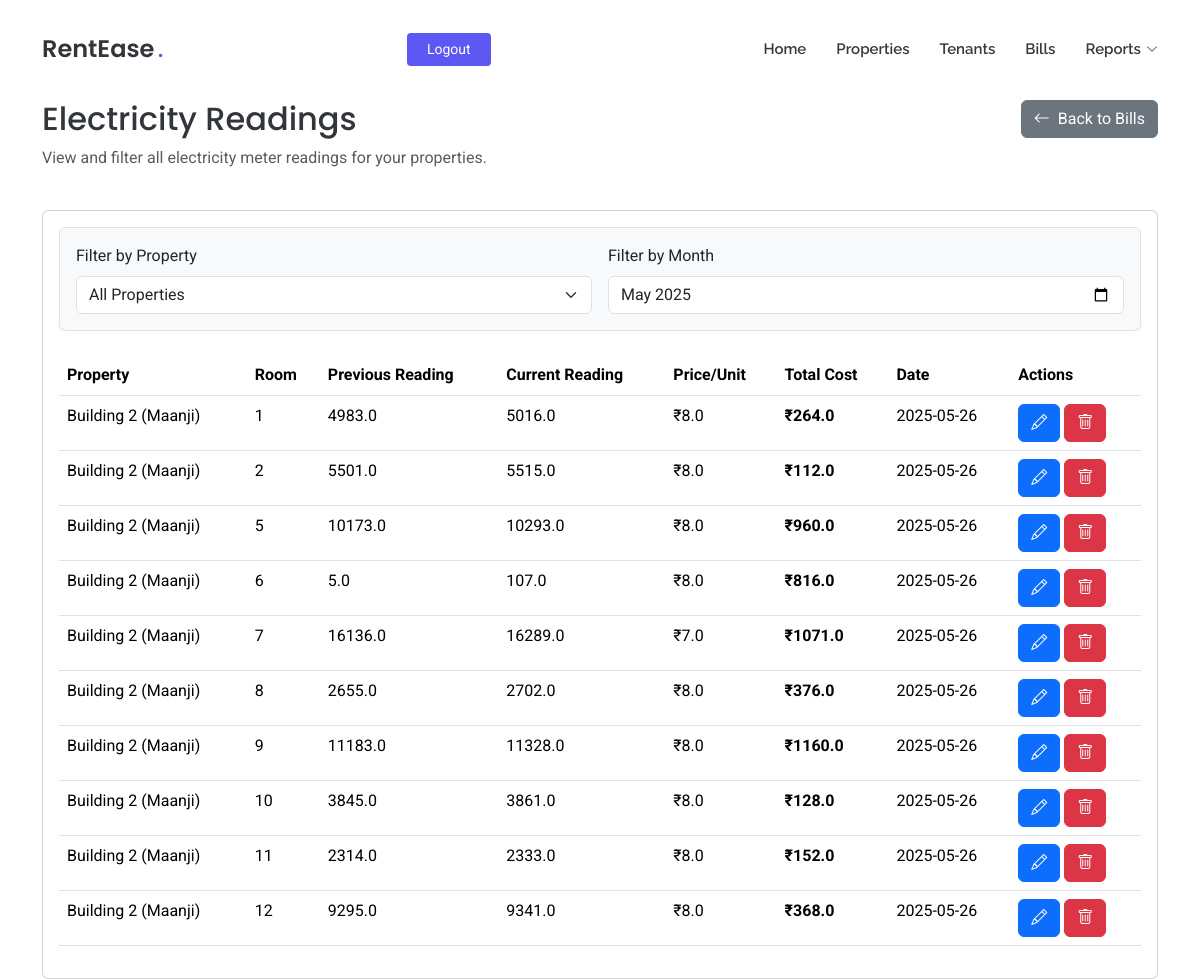
/electricity-readings (signed in), run on an earlier commit of the app's database.
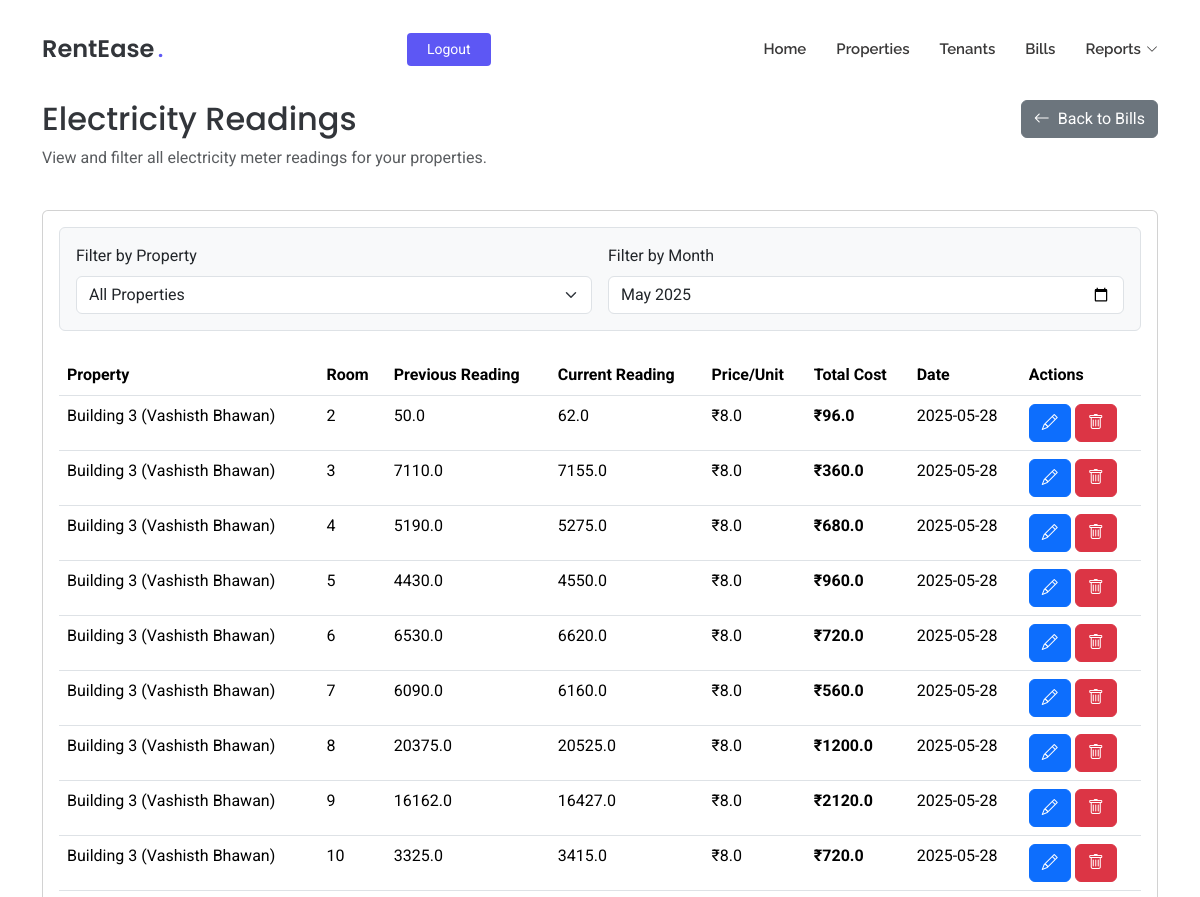
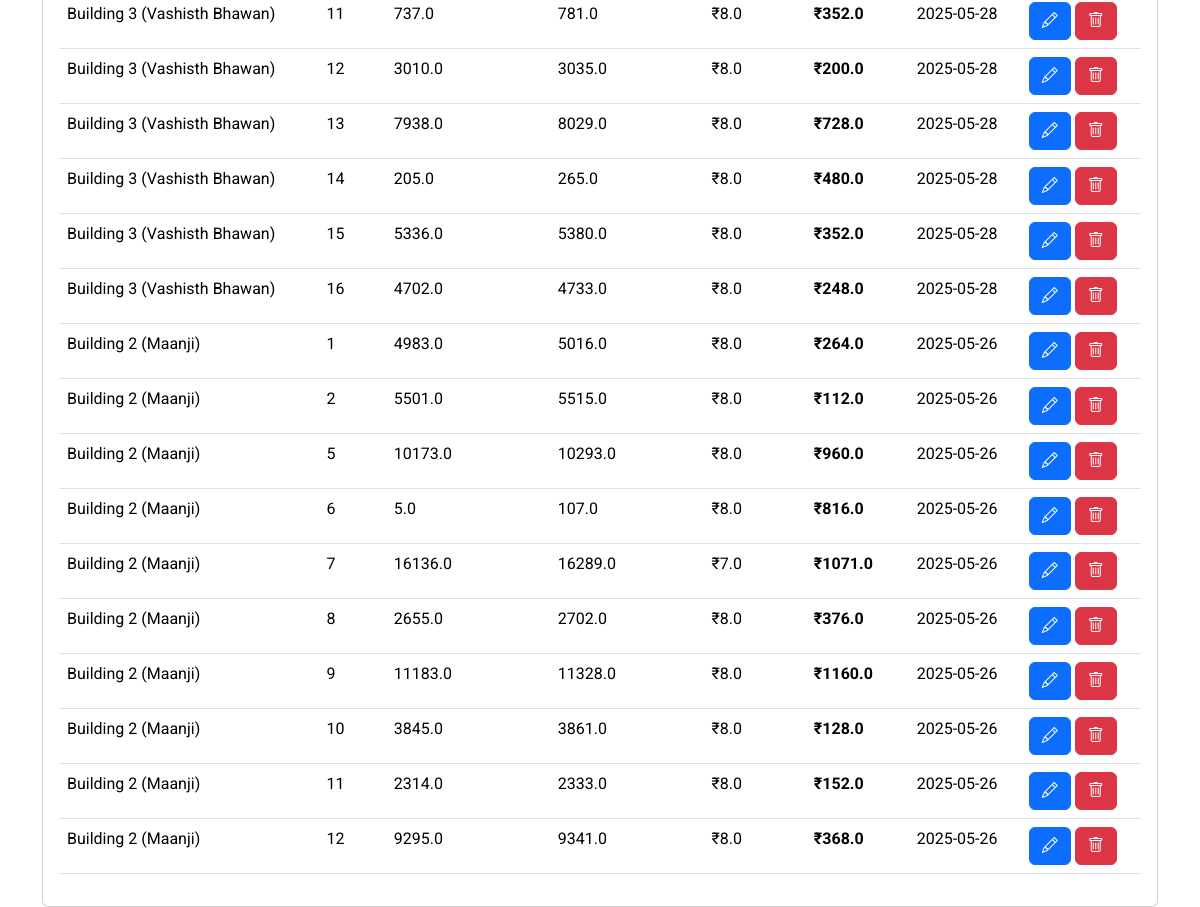
And on a later commit of the database (2 pictures, top to bottom).
### tables this page shows
CREATE TABLE electricity_readings (
        id INTEGER PRIMARY KEY AUTOINCREMENT,
        property_id INTEGER NOT NULL,
        room_id INTEGER NOT NULL,
        previous_reading REAL NOT NULL,
        current_reading REAL NOT NULL,
        price_per_unit REAL NOT NULL,
        total_cost REAL NOT NULL,
        reading_date DATE DEFAULT (DATE('now')),
        FOREIGN KEY (property_id) REFERENCES properties(id),
        FOREIGN KEY (room_id) REFERENCES rooms(id)
    );

CREATE TABLE properties
                 (id INTEGER PRIMARY KEY AUTOINCREMENT,
                  name TEXT NOT NULL,
                  address TEXT NOT NULL,
                  user_id INTEGER NOT NULL,
                  FOREIGN KEY (user_id) REFERENCES users (id));

CREATE TABLE rooms
                 (id INTEGER PRIMARY KEY AUTOINCREMENT,
                  property_id INTEGER NOT NULL,
                  room_config_id INTEGER NOT NULL,
                  room_number INTEGER NOT NULL, media_url TEXT, is_available BOOLEAN DEFAULT TRUE,
                  FOREIGN KEY (property_id) REFERENCES properties (id),
                  FOREIGN KEY (room_config_id) REFERENCES room_configurations (id));

### app/routes.py (the view)
@app.route('/electricity-readings')
def electricity_readings():
    if 'user_id' not in session:
        flash('Please login to access this page', 'warning')
        return redirect(url_for('login'))
    conn = get_db()
    c = conn.cursor()
    readings = c.execute('''
        SELECT er.id, p.name as property_name, r.room_number, er.previous_reading, er.current_reading, er.price_per_unit, er.total_cost, er.reading_date
        FROM electricity_readings er
        JOIN properties p ON er.property_id = p.id
        JOIN rooms r ON er.room_id = r.id
        WHERE p.user_id = ?
        ORDER BY er.reading_date DESC
    ''', (session['user_id'],)).fetchall()
    months = sorted(list(set([reading['reading_date'][:7] for reading in readings])), reverse=True)
    conn.close()
    return render_template('electricity_readings.html', readings=readings, months=months)

### app/routes.py (called while the page is built)
def get_db():
    conn = sqlite3.connect('rentease.db')
    conn.row_factory = sqlite3.Row
    return conn

### app/templates/electricity_readings.html (shortened to what the changed rows need)
<!DOCTYPE html>
<html lang="en">
<head>
  <link href="{{ url_for('static', filename='assets/vendor/bootstrap/css/bootstrap.min.css') }}" rel="stylesheet">
  <link href="{{ url_for('static', filename='assets/vendor/bootstrap-icons/bootstrap-icons.css') }}" rel="stylesheet">
  <link href="{{ url_for('static', filename='assets/vendor/aos/aos.css') }}" rel="stylesheet">
  <link href="{{ url_for('static', filename='assets/css/main.css') }}" rel="stylesheet">
</head>
<body class="index-page">
  <header id="header" class="header d-flex align-items-center fixed-top">
    <div class="container position-relative d-flex align-items-center justify-content-between">
      <a href="{{ url_for('index') }}" class="logo d-flex align-items-center me-auto me-xl-0">
        <h1 class="sitename">RentEase</h1><span>.</span>
      </a>
    </div>
  </header>
  <main class="main" style="margin-top: 100px;">
    <div class="container mt-5">
      <div class="row mb-4">
        <div class="col-md-8">
          <h2>Electricity Readings</h2>
        </div>
      </div>
      <div class="card">
        <div class="card-body">
          <div class="table-responsive">
            <table class="table table-hover" id="readingsTable">
              <thead>
                <tr>
                  <th>Property</th>
                  <th>Room</th>
                  <th>Previous Reading</th>
                  <th>Current Reading</th>
                  <th>Price/Unit</th>
                  <th>Total Cost</th>
                  <th>Date</th>
                  <th>Actions</th>
                </tr>
              </thead>
              <tbody>
                {% for reading in readings %}
                <tr data-property="{{ reading['property_name'] }}">
                  <td>{{ reading['property_name'] }}</td>
                  <td>{{ reading['room_number'] }}</td>
                  <td>{{ reading['previous_reading'] }}</td>
                  <td>{{ reading['current_reading'] }}</td>
                  <td>₹{{ reading['price_per_unit'] }}</td>
                  <td class="fw-bold">₹{{ reading['total_cost'] }}</td>
                  <td>{{ reading['reading_date'] }}</td>
                  <td>
                    <button type="button" class="btn btn-primary" data-bs-toggle="modal" data-bs-target="#editReadingModal{{ reading['id'] }}">
                      <i class="bi bi-pencil"></i>
                    </button>
                    <button type="button" class="btn btn-danger" data-bs-toggle="modal" data-bs-target="#deleteReadingModal{{ reading['id'] }}">
                      <i class="bi bi-trash"></i>
                    </button>
                  </td>
                </tr>
                {% else %}
                <tr><td colspan="8" class="text-center text-muted">No readings found.</td></tr>
                {% endfor %}
              </tbody>
            </table>
          </div>
        </div>
      </div>
    </div>
  </main>
</body>
</html>

What changed in the data, as far as the page shows it:
added electricity_readings: property_name "Building 3 (Vashisth Bhawan)", room_number "2", previous_reading "50.0", current_reading "62.0", price_per_unit "8.0", total_cost "96.0", reading_date "2025-05-28"
added electricity_readings: property_name "Building 3 (Vashisth Bhawan)", room_number "3", previous_reading "7110.0", current_reading "7155.0", price_per_unit "8.0", total_cost "360.0", reading_date "2025-05-28"
added electricity_readings: property_name "Building 3 (Vashisth Bhawan)", room_number "4", previous_reading "5190.0", current_reading "5275.0", price_per_unit "8.0", total_cost "680.0", reading_date "2025-05-28"
added electricity_readings: property_name "Building 3 (Vashisth Bhawan)", room_number "5", previous_reading "4430.0", current_reading "4550.0", price_per_unit "8.0", total_cost "960.0", reading_date "2025-05-28"
added electricity_readings: property_name "Building 3 (Vashisth Bhawan)", room_number "6", previous_reading "6530.0", current_reading "6620.0", price_per_unit "8.0", total_cost "720.0", reading_date "2025-05-28"
added electricity_readings: property_name "Building 3 (Vashisth Bhawan)", room_number "7", previous_reading "6090.0", current_reading "6160.0", price_per_unit "8.0", total_cost "560.0", reading_date "2025-05-28"
added electricity_readings: property_name "Building 3 (Vashisth Bhawan)", room_number "8", previous_reading "20375.0", current_reading "20525.0", price_per_unit "8.0", total_cost "1200.0", reading_date "2025-05-28"
added electricity_readings: property_name "Building 3 (Vashisth Bhawan)", room_number "9", previous_reading "16162.0", current_reading "16427.0", price_per_unit "8.0", total_cost "2120.0", reading_date "2025-05-28"
added electricity_readings: property_name "Building 3 (Vashisth Bhawan)", room_number "10", previous_reading "3325.0", current_reading "3415.0", price_per_unit "8.0", total_cost "720.0", reading_date "2025-05-28"
added electricity_readings: property_name "Building 3 (Vashisth Bhawan)", room_number "11", previous_reading "737.0", current_reading "781.0", price_per_unit "8.0", total_cost "352.0", reading_date "2025-05-28"
added electricity_readings: property_name "Building 3 (Vashisth Bhawan)", room_number "12", previous_reading "3010.0", current_reading "3035.0", price_per_unit "8.0", total_cost "200.0", reading_date "2025-05-28"
added electricity_readings: property_name "Building 3 (Vashisth Bhawan)", room_number "13", previous_reading "7938.0", current_reading "8029.0", price_per_unit "8.0", total_cost "728.0", reading_date "2025-05-28"
added electricity_readings: property_name "Building 3 (Vashisth Bhawan)", room_number "14", previous_reading "205.0", current_reading "265.0", price_per_unit "8.0", total_cost "480.0", reading_date "2025-05-28"
added electricity_readings: property_name "Building 3 (Vashisth Bhawan)", room_number "15", previous_reading "5336.0", current_reading "5380.0", price_per_unit "8.0", total_cost "352.0", reading_date "2025-05-28"
added electricity_readings: property_name "Building 3 (Vashisth Bhawan)", room_number "16", previous_reading "4702.0", current_reading "4733.0", price_per_unit "8.0", total_cost "248.0", reading_date "2025-05-28"
